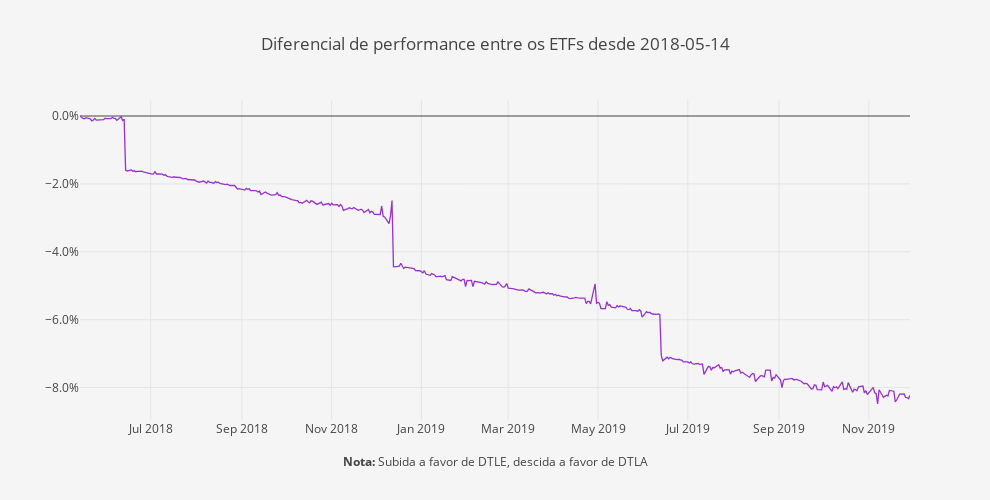

Here is the notebook cell this chart was saved with:
### Code cell
layout = go.Layout(
    title='Diferencial de performance entre os ETFs desde ' + Begin,
    plot_bgcolor='#f5f5f5',
    paper_bgcolor='#f5f5f5',
    width=990,
    height=500,
    xaxis=dict(
        title='<b>Nota:</b> Subida a favor de ' + fundos.columns[0] + ', descida a favor de ' + fundos.columns[1],
        showgrid=True,
        titlefont=dict(size=12),
    ),
    yaxis=dict(
        title='',
        showgrid=True,
        zeroline=True, # Adicionar ou não a zero line
        tickformat=".1%" # tickformat=".2%" se quiseres mais casas decimais
    ))

trace0 = go.Scatter(
    x = fundos.index,
    y = (round(((fundos.iloc[:, 0]/fundos.iloc[:, 1])- 1), 5)),
    name = 'Portfolio',
    line = dict(
        color = 'darkorchid',
        width = 1.3)
)

data = [trace0]
        
fig = go.Figure(data=data, layout=layout)
py.iplot(fig)

### Figure 1 — Plotly figure (JSON) as saved in the notebook; plotly's stock layout.template omitted (floating-point values rounded to 4 significant figures; data arrays with more than 128 entries replaced by an {"elided": "..."} marker saying what was removed)
{"data": [{"line": {"color": "darkorchid", "width": 1.3}, "name": "Portfolio", "type": "scatter", "uid": "524f3fd4-04c2-42b4-855d-490acb61e77a", "x": {"elided": "407 str values"}, "y": {"elided": "407 float values"}}], "layout": {"height": 500, "paper_bgcolor": "#f5f5f5", "plot_bgcolor": "#f5f5f5", "title": {"text": "Diferencial de performance entre os ETFs desde 2018-05-14"}, "width": 990, "xaxis": {"autorange": true, "range": ["2018-05-14", "2019-11-29"], "showgrid": true, "title": {"font": {"size": 12}, "text": "<b>Nota:</b> Subida a favor de DTLE, descida a favor de DTLA"}, "type": "date"}, "yaxis": {"autorange": true, "range": [-0.08954, 0.004713], "showgrid": true, "tickformat": ".1%", "title": {"text": ""}, "type": "linear", "zeroline": true}}}
